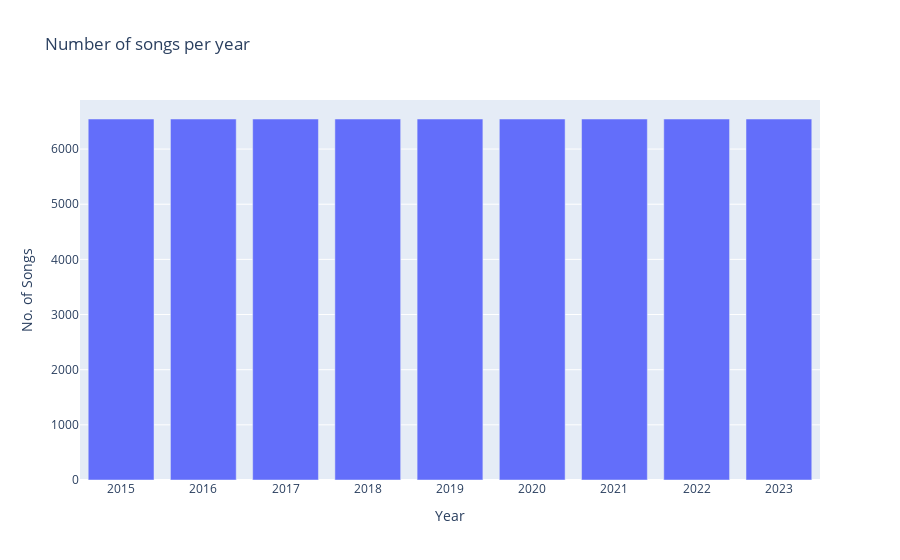

This figure's notebook cell:
### Code cell
fig = px.bar(songs_per_year, x = "Year", y = "No. of Songs", title = "Number of songs per year")
fig.show()

### Figure 1 — Plotly figure (JSON) as saved in the notebook; plotly's stock layout.template omitted (floating-point values rounded to 4 significant figures)
{"data": [{"alignmentgroup": "True", "hovertemplate": "Year=%{x}<br>No. of Songs=%{y}<extra></extra>", "legendgroup": "", "marker": {"color": "#636efa", "pattern": {"shape": ""}}, "name": "", "offsetgroup": "", "orientation": "v", "showlegend": false, "textposition": "auto", "type": "bar", "x": [2015, 2016, 2017, 2018, 2019, 2020, 2021, 2022, 2023], "xaxis": "x", "y": [6545, 6545, 6545, 6545, 6545, 6545, 6545, 6545, 6545], "yaxis": "y"}], "layout": {"barmode": "relative", "legend": {"tracegroupgap": 0}, "title": {"text": "Number of songs per year"}, "xaxis": {"anchor": "y", "domain": [0, 1], "title": {"text": "Year"}}, "yaxis": {"anchor": "x", "domain": [0, 1], "title": {"text": "No. of Songs"}}}}
